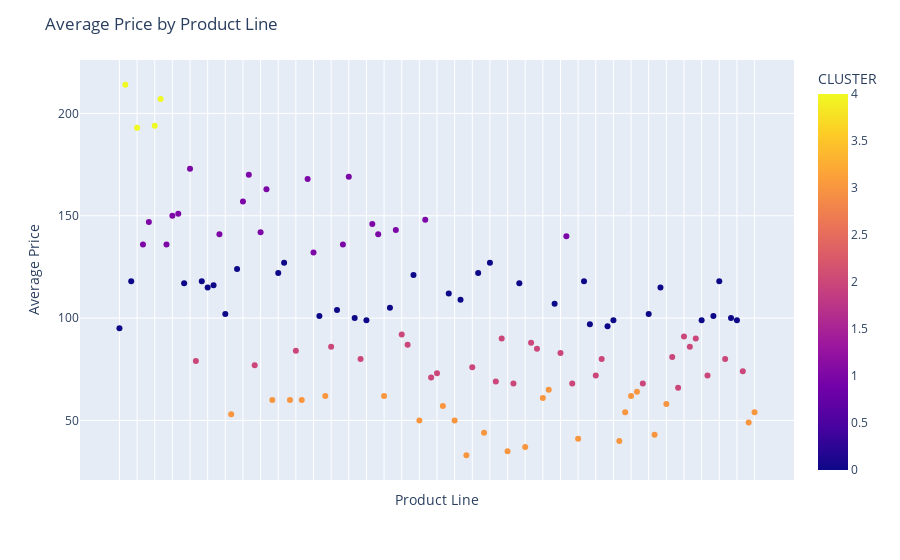

Notebook code cell kept with this figure:
### Code cell
fig = px.scatter(
    products,
    y="MSRP",
    x="PRODUCTCODE",
    color="CLUSTER",
    color_discrete_sequence=px.colors.qualitative.Bold
)

fig.update_layout(
    title="Average Price by Product Line",
    xaxis_title="Product Line",
    yaxis_title="Average Price"
)

# Dont show product codes
fig.update_xaxes(
    showticklabels=False
)

fig.show()

### Figure 1 — Plotly figure (JSON) as saved in the notebook; plotly's stock layout.template omitted (floating-point values rounded to 4 significant figures)
{"data": [{"hovertemplate": "PRODUCTCODE=%{x}<br>MSRP=%{y}<br>CLUSTER=%{marker.color}<extra></extra>", "legendgroup": "", "marker": {"color": [0, 4, 0, 4, 1, 1, 4, 4, 1, 1, 1, 0, 1, 2, 0, 0, 0, 1, 0, 3, 0, 1, 1, 2, 1, 1, 3, 0, 0, 3, 2, 3, 1, 1, 0, 3, 2, 0, 1, 1, 0, 2, 0, 1, 1, 3, 0, 1, 2, 2, 0, 3, 1, 2, 2, 3, 0, 3, 0, 3, 2, 0, 3, 0, 2, 2, 3, 2, 0, 3, 2, 2, 3, 3, 0, 2, 1, 2, 3, 0, 0, 2, 2, 0, 0, 3, 3, 3, 3, 2, 0, 3, 0, 3, 2, 2, 2, 2, 2, 0, 2, 0, 0, 2, 0, 0, 2, 3, 3], "coloraxis": "coloraxis", "symbol": "circle"}, "mode": "markers", "name": "", "orientation": "v", "showlegend": false, "type": "scatter", "x": ["S10_1678", "S10_1949", "S10_2016", "S10_4698", "S10_4757", "S10_4962", "S12_1099", "S12_1108", "S12_1666", "S12_2823", "S12_3148", "S12_3380", "S12_3891", "S12_3990", "S12_4473", "S12_4675", "S18_1097", "S18_1129", "S18_1342", "S18_1367", "S18_1589", "S18_1662", "S18_1749", "S18_1889", "S18_1984", "S18_2238", "S18_2248", "S18_2319", "S18_2325", "S18_2432", "S18_2581", "S18_2625", "S18_2795", "S18_2870", "S18_2949", "S18_2957", "S18_3029", "S18_3136", "S18_3140", "S18_3232", "S18_3259", "S18_3278", "S18_3320", "S18_3482", "S18_3685", "S18_3782", "S18_3856", "S18_4027", "S18_4409", "S18_4522", "S18_4600", "S18_4668", "S18_4721", "S18_4933", "S24_1046", "S24_1444", "S24_1578", "S24_1628", "S24_1785", "S24_1937", "S24_2000", "S24_2011", "S24_2022", "S24_2300", "S24_2360", "S24_2766", "S24_2840", "S24_2841", "S24_2887", "S24_2972", "S24_3151", "S24_3191", "S24_3371", "S24_3420", "S24_3432", "S24_3816", "S24_3856", "S24_3949", "S24_3969", "S24_4048", "S24_4258", "S24_4278", "S24_4620", "S32_1268", "S32_1374", "S32_2206", "S32_2509", "S32_3207", "S32_3522", "S32_4289", "S32_4485", "S50_1341", "S50_1392", "S50_1514", "S50_4713", "S700_1138", "S700_1691", "S700_1938", "S700_2047", "S700_2466", "S700_2610", "S700_2824", "S700_2834", "S700_3167", "S700_3505", "S700_3962", "S700_4002", "S72_1253", "S72_3212"], "xaxis": "x", "y": [95, 214, 118, 193, 136, 147, 194, 207, 136, 150, 151, 117, 173, 79, 118, 115, 116, 141, 102, 53, 124, 157, 170, 77, 142, 163, 60, 122, 127, 60, 84, 60, 168, 132, 101, 62, 86, 104, 136, 169, 100, 80, 99, 146, 141, 62, 105, 143, 92, 87, 121, 50, 148, 71, 73, 57, 112, 50, 109, 33, 76, 122, 44, 127, 69, 90, 35, 68, 117, 37, 88, 85, 61, 65, 107, 83, 140, 68, 41, 118, 97, 72, 80, 96, 99, 40, 54, 62, 64, 68, 102, 43, 115, 58, 81, 66, 91, 86, 90, 99, 72, 101, 118, 80, 100, 99, 74, 49, 54], "yaxis": "y"}], "layout": {"coloraxis": {"colorbar": {"title": {"text": "CLUSTER"}}, "colorscale": [[0, "#0d0887"], [0.1111, "#46039f"], [0.2222, "#7201a8"], [0.3333, "#9c179e"], [0.4444, "#bd3786"], [0.5556, "#d8576b"], [0.6667, "#ed7953"], [0.7778, "#fb9f3a"], [0.8889, "#fdca26"], [1, "#f0f921"]]}, "legend": {"tracegroupgap": 0}, "margin": {"t": 60}, "title": {"text": "Average Price by Product Line"}, "xaxis": {"anchor": "y", "domain": [0, 1], "showticklabels": false, "title": {"text": "Product Line"}}, "yaxis": {"anchor": "x", "domain": [0, 1], "title": {"text": "Average Price"}}}}
